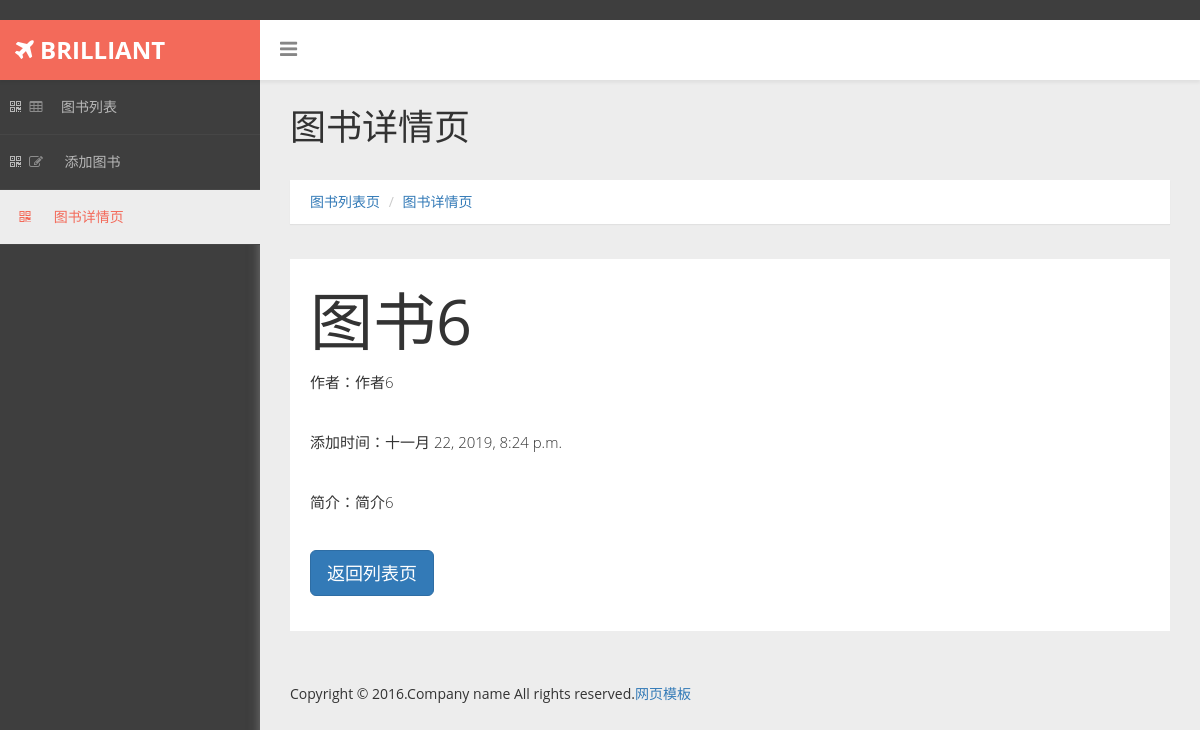
Screenshot of /bookDetail/?id=4 with the database file from the repository.
### bookApp/models.py (models this page shows, shortened)
class Book(models.Model):
    bookName=models.CharField(max_length=30,verbose_name=u"书名")
    authorName=models.CharField(max_length=20,verbose_name=u"作者")
    introduction=models.CharField(max_length=100,verbose_name=u"简介")
    add_time = models.DateTimeField(default=datetime.now, verbose_name=u"添加时间")
    class Meta:
        verbose_name=u"图书信息表"
        verbose_name_plural = verbose_name

### bookApp/views.py (the view)
# urls.py: path('bookDetail/', BookDetailView.as_view(), name="BookDetail"),
class BookDetailView(View):
    def get(self, request):
        id = request.GET.get('id', None)
        if id:
            book = Book.objects.get(pk=id)
            return render(request, 'bookDetail.html', {
                "book": book,
            })
        else:
            return render(request, '404.html')

### templates/bookDetail.html (shortened to what this page needs)
﻿<!DOCTYPE html>
<html xmlns="http://www.w3.org/1999/xhtml">
{% load static %}
<head>
    <link href="{% static 'assets/css/bootstrap.css' %}" rel="stylesheet" />
    <link href="{% static 'assets/css/font-awesome.css' %}" rel="stylesheet" />
    <link href="{% static 'assets/css/custom-styles.css' %}" rel="stylesheet" />
   <link href='http://fonts.useso.com/css?family=Open+Sans' rel='stylesheet' type='text/css' />
</head>
<body>
    <div id="wrapper">
        <nav class="navbar navbar-default top-navbar" role="navigation">
            <div class="navbar-header">
                <a class="navbar-brand" href=""><strong><i class="icon fa fa-plane"></i> BRILLIANT</strong></a>
				<div id="sideNav" href="">
		<i class="fa fa-bars icon"></i>
		</div>
            </div>
        </nav>
        <nav class="navbar-default navbar-side" role="navigation">
            <div class="sidebar-collapse">
                <ul class="nav" id="main-menu">
                    <li>
                        <a href="{% url 'bookList' %}" class="fa fa-qrcode"><i class="fa fa-table"></i>图书列表</a>
                    </li>
                    <li>
                        <a href="{% url 'AddBook' %}" class="fa fa-qrcode"><i class="fa fa-edit"></i> 添加图书 </a>
                    </li>
                    <li>
                        <a href="{% url 'BookDetail' %}?id={{ book.id }}" class="active-menu"><i
                                class="fa fa-qrcode"></i> 图书详情页</a>
                    </li>
                </ul>
            </div>
        </nav>
        <div id="page-wrapper" >
			  <div class="header">
                        <h1 class="page-header">
                            图书详情页
                        </h1>
						<ol class="breadcrumb">
					  <li><a href="{% url 'bookList' %}">图书列表页</a></li>
					  <li><a href="{% url 'BookDetail' %}">图书详情页</a></li>
					</ol>
		</div>
            <div id="page-inner">
            <div class="row">
                <div class="col-md-12">
                    <div class="jumbotron">
                        <h1>{{ book.bookName }}</h1>
                        <p>作者：{{ book.authorName }}</p>
                        <p>添加时间：{{ book.add_time }}</p>
                        <p>简介：{{ book.introduction }}</p>
                        <p>
                            <a class="btn btn-primary btn-lg" role="button" href="{% url 'bookList' %}">返回列表页</a>
                        </p>
                    </div>
                </div>
            </div>
				<footer><p>Copyright &copy; 2016.Company name All rights reserved.<a target="_blank" href="http://www.17sucai.com/">&#x7F51;&#x9875;&#x6A21;&#x677F;</a></p></footer>
					</div>
            </div>
        </div>
</body>
</html>

### static/assets/css/custom-styles.css (style rules this page uses)
body { font-family: 'Open Sans', sans-serif; background: #3E3E3E; }
#wrapper { width: 100%; }
#page-wrapper { padding: 15px 15px; min-height: 600px; background: #EDEDED; }
#page-inner { width:100%; margin:10px 20px 10px 0px; background-color:transparent; padding: 15px 30px; min-height:1200px; }
h1, .h1, h2, .h2, h3, .h3 { margin-top: 7px; margin-bottom: -5px; }
p { font-size:16px; line-height:25px; padding-top:20px; }
.navbar-side { z-index: 0; }
.navbar-side .nav > li > a > i { color: #8C8C8C;padding: 8px;width: 30px;text-align: center; }
.top-navbar { position: fixed; width: 100%; z-index: 300; -webkit-box-shadow: 0 3px 3px rgba(0, 0, 0, 0.05); -moz-box-shadow: 0 3px 3px rgba(0, 0, 0, 0.05); box-shadow: 0 3px 3px rgba(0, 0, 0, 0.05); }
.navbar-side { z-index: 1; position: fixed; width: 260px; top: 80px; }
#page-wrapper { position: relative; top: 55px; box-shadow: 0 0 10px #757575; -moz-box-shadow: 0 0 10px #757575; -webkit-box-shadow: 0 0 10px #757575; }
.breadcrumb { padding: 12px 10px 12px 20px; margin-bottom: 20px; list-style: none; border-radius: 0; -webkit-box-shadow: 0 1px 1px rgba(0,0,0,.05); box-shadow: 0 1px 1px rgba(0,0,0,.05);background: #fff; }
.page-header { margin: 0;border-bottom: 1px solid transparent;text-align: left;background-color: rgb(237, 237, 237);padding: 32px 22px 32px 0;color: #323232; }
.header { margin: 0 30px; }
i.fa.fa-bars { font-size: 20px; margin: 12px 0 0; }
.jumbotron { padding:20px; }
.jumbotron p { margin-bottom: 15px; font-size: 15px; font-weight: 200; }
.jumbotron, .well { background:#fff; }
footer p { font-size: 14px; }
.top-navbar { margin:0px; }
.top-navbar .navbar-brand { color: #fff;width: 260px;text-align: left;height: 60px;font-size: 24px;font-weight: 700;line-height: 30px;background: #F36A5A; }
.active-menu, .active-menu i { background-color: #EDEDED !important; color: #F36A5A !important; }
.active-menu i { color: #F36A5A !important; }
.sidebar-collapse , .sidebar-collapse .nav { background:none; }
.sidebar-collapse .nav { padding:0; }
.sidebar-collapse .nav > li > a { color: #B8B8B8; background:transparent; text-shadow:none; font-size: 14px; }
.sidebar-collapse > .nav > li > a { padding: 12px 10px; }
.sidebar-collapse > .nav > li { border-bottom: 1px solid rgba(107, 108, 109, 0.19); }
.navbar-side { border:none; background: #3E3E3E; }
.top-navbar { background: #FFFFFF; border-bottom:none; }
.navbar-default { border:0px solid black; }
.navbar-header { background: transparent; }
.nav > li > a > i { margin-right:10px; color: rgb(243, 106, 90); }
#sideNav { float: left; left: 0; z-index: 3; color: #868686; cursor:pointer; border-radius: 0; width: 14px; font-size: 48px; line-height: 0; margin: 7px 0 0 20px; }
@media (min-width:768px) { #page-wrapper { margin: 0 0 0 260px; padding: 0; min-height: 1200px; } }
@media (min-width:768px) { .navbar-side { width: 260px; z-index: 1; } }
@media (min-width:768px) { .navbar { border-radius: 0px; } }

### rows the page displays
Book: bookName "图书6", authorName "作者6", add_time "十一月 22, 2019, 8:24 p.m.", introduction "简介6"
